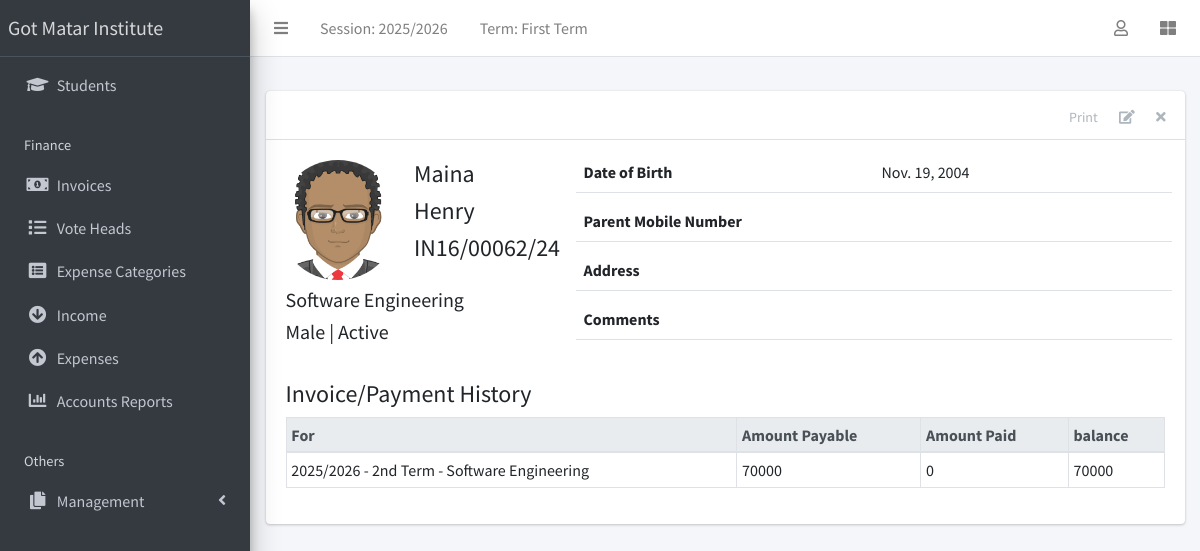
The app's page /student/13/ (signed in) with its own data.
### apps/corecode/models.py (models this page shows)
class AcademicSession(models.Model):
    name = models.CharField(max_length=200, unique=True)
    current = models.BooleanField(default=True)
    class Meta:
        ordering = ["-name"]
    def __str__(self):
        return self.name

class AcademicTerm(models.Model):
    name = models.CharField(max_length=20, unique=True)
    current = models.BooleanField(default=True)
    class Meta:
        ordering = ["name"]
    def __str__(self):
        return self.name

class StudentClass(models.Model):
    name = models.CharField(max_length=200, unique=True)
    class Meta:
        verbose_name = "Class"
        verbose_name_plural = "Classes"
        ordering = ["name"]
    def __str__(self):
        return self.name

### apps/students/models.py (models this page shows, shortened)
class Student(models.Model):
    STATUS_CHOICES = [("active", "Active"), ("inactive", "Inactive")]
    GENDER_CHOICES = [("male", "Male"), ("female", "Female")]
    current_status = models.CharField(
        max_length=10, choices=STATUS_CHOICES, default="active"
    )
    registration_number = models.CharField(max_length=200, unique=True)
    surname = models.CharField(max_length=200)
    firstname = models.CharField(max_length=200)
    other_name = models.CharField(max_length=200, blank=True)
    gender = models.CharField(max_length=10, choices=GENDER_CHOICES, default="male")
    date_of_birth = models.DateField(default=timezone.now)
    current_class = models.ForeignKey(
        StudentClass, on_delete=models.SET_NULL, blank=True, null=True
    )
    date_of_admission = models.DateField(default=timezone.now)
    mobile_num_regex = RegexValidator(
        regex="^[0-9]{10,15}$", message="Entered mobile number isn't in a right format!"
    )
    parent_mobile_number = models.CharField(
        validators=[mobile_num_regex], max_length=13, blank=True
    )
    address = models.TextField(blank=True)
    others = models.TextField(blank=True)
    passport = models.ImageField(blank=True, upload_to="students/passports/")
    class Meta:
        ordering = ["surname", "firstname", "other_name"]

### apps/finance/models.py (models this page shows, shortened)
class Invoice(models.Model):
    student = models.ForeignKey(Student, on_delete=models.CASCADE)
    session = models.ForeignKey(AcademicSession, on_delete=models.CASCADE)
    term = models.ForeignKey(AcademicTerm, on_delete=models.CASCADE)
    class_for = models.ForeignKey(StudentClass, on_delete=models.CASCADE)
    balance_from_previous_term = models.IntegerField(default=0)
    status = models.CharField(
        max_length=20,
        choices=[("active", "Active"), ("closed", "Closed")],
        default="active",
    )
    class Meta:
        ordering = ["student", "term"]
    def balance(self):
        payable = Decimal(self.total_amount_payable())
        paid = Decimal(self.total_amount_paid())
        bal = payable - paid
        return bal if bal >= Decimal('0.00') else Decimal('0.00')
    def amount_payable(self):
        items = InvoiceItem.objects.filter(invoice=self)
        total = 0
        for item in items:
            total += item.amount
        return total
    def total_amount_payable(self):
        return self.balance_from_previous_term + self.amount_payable()
    def total_amount_paid(self):
        receipts = Receipt.objects.filter(invoice=self)
        amount = 0
        for receipt in receipts:
            amount += receipt.amount_paid
        return amount

### apps/students/views.py (the view)
# urls.py: path("<int:pk>/", StudentDetailView.as_view(), name="student-detail"),
class StudentDetailView(LoginRequiredMixin, DetailView):
    model = Student
    template_name = "students/student_detail.html"
    def get_context_data(self, **kwargs):
        context = super(StudentDetailView, self).get_context_data(**kwargs)
        context["payments"] = Invoice.objects.filter(student=self.object)
        return context

### apps/corecode/context_processors.py (called while the page is built)
def site_defaults(request):
    current_session = AcademicSession.objects.get(current=True)
    current_term = AcademicTerm.objects.get(current=True)
    vals = SiteConfig.objects.all()
    contexts = {
        "current_session": current_session.name,
        "current_term": current_term.name,
        "main_college_system_url": settings.MAIN_COLLEGE_SYSTEM_URL,
    }
    for val in vals:
        contexts[val.key] = val.value
    return contexts

### apps/students/templates/students/student_detail.html (shortened to what this page needs)
{% extends 'base.html' %}
{% load static %}
{% block content-header %}
<div class="card-header">
  <div class="card-tools">
    <a href="#" class="btn btn-tool">Print</a>
    <a href="{% url 'student-update' object.id %}" class="btn btn-tool">
      <i class="fas fa-edit"></i>
    </a>
    <a href="{% url 'student-delete' object.id %}" class="btn btn-tool">
      <i class="fas fa-times"></i>
    </a>
  </div>
</div>
{% endblock content-header %}
{% block content %}
    <div class="row mb-4">
      <div class="col-sm-4">
        <div class="row mb-2">
          {% if object.passport %}
            <img
              src="{{ object.passport.url }}"
              class="float-left rounded-circle mr-3" style="width: 120px; height: 120px;">
          {% else %}
            <img
              src="{% static 'dist/img/avatar.png' %}"
              class="float-left rounded-circle mr-3" style="width: 120px; height: 120px;">
          {% endif %}
          <div class="float-right">
            <h4>{{ object.surname }} </h4>
            <h4>{{ object.firstname }} </h4>
            <h4>{{ object.registration_number }} </h4>
          </div>
        </div>
        <h5>{{ object.current_class }} </h5>
        <h5>{{ object.get_gender_display }} | {{ object.get_current_status_display }}</h5>
      </div>
      <div class="col-sm-8">
        <div>
          <div class="form-group border-bottom row">
            <label class="col">
              Date of Birth
            </label>
            <div class="col">
              {{ object.date_of_birth }}
            </div>
          </div>
          <div class="form-group border-bottom row">
            <label class="col">
              Parent Mobile Number
            </label>
            <div class="col">
            </div>
          </div>
          <div class="form-group border-bottom row">
            <label class="col">
              Address
            </label>
            <div class="col">
            </div>
          </div>
          <div class="form-group border-bottom row">
            <label class="col">
              Comments
            </label>
            <div class="col">
            </div>
          </div>
        </div>
      </div>
    </div>
    <h4>Invoice/Payment History</h4>
    {% if payments %}
      <table class="table table-sm table-bordered table-hover">
        <thead class="thead-light">
          <tr>
            <th>For</th>
            <th>Amount Payable</th>
            <th>Amount Paid</th>
            <th>balance</th>
          </tr>
        </thead>
        <tbody>
          {% for payment in payments %}
            <tr class='clickable-row' data-href="{% url 'invoice-detail' payment.id %}">
              <td>{{payment.session}} - {{payment.term}} - {{ payment.class_for}}</td>
              <td>{{payment.total_amount_payable}}</td>
              <td>{{payment.total_amount_paid}}</td>
              <td>{{payment.balance}}</td>
            </tr>
          {% endfor %}
        </tbody>
      </table>
    {% else %}
        <p>There are no payment history for {{object}}</p>
    {% endif %}
{% endblock content %}

### templates/base.html (shortened to what this page needs)
{% load static %}
<!DOCTYPE html>
<html lang="en">
<head>
  <link rel="stylesheet" href="{% static 'plugins/fontawesome-free/css/all.min.css' %}">
  <link rel="stylesheet" href="{% static 'plugins/toastr/toastr.min.css' %}">
  <link rel="stylesheet"
    href="{% static 'plugins/overlayScrollbars/css/OverlayScrollbars.min.css' %}">
  <link rel="stylesheet" href="{% static 'plugins/Datatables/datatables.min.css' %}" />
  <link rel="stylesheet" href="{% static 'dist/css/adminlte.min.css' %}">
</head>
<body
  class="hold-transition sidebar-mini layout-fixed layout-navbar-fixed layout-footer-fixed">
  <div class="wrapper">
    <nav class="main-header navbar navbar-expand navbar-white navbar-light">
      <ul class="navbar-nav">
        <li class="nav-item">
          <a class="nav-link" data-widget="pushmenu" href="#" role="button"><i
              class="fas fa-bars"></i></a>
        </li>
        <li class="nav-item d-none d-sm-inline-block">
          <a href="{% url 'current-session' %}" class="nav-link">Session: {{ current_session }}</a>
        </li>
        <li class="nav-item d-none d-sm-inline-block">
          <a href="{% url 'current-session' %}" class="nav-link">Term: {{ current_term }}</a>
        </li>
      </ul>
      <ul class="navbar-nav ml-auto">
        <li class="nav-item dropdown">
          <a class="nav-link" data-toggle="dropdown" href="#">
            <i class="far fa-user"></i>
          </a>
        </li>
        <li class="nav-item">
          <a class="nav-link" data-widget="control-sidebar" data-slide="true"
            href="#" role="button"><i class="fas fa-th-large"></i></a>
        </li>
      </ul>
    </nav>
    <aside class="main-sidebar sidebar-dark-primary elevation-4">
      <a href="{% if main_college_system_url %}{{ main_college_system_url }}{% else %}{% url 'home' %}{% endif %}" class="brand-link">Got Matar Institute</a>
      <div class="sidebar">
        <nav class="mt-2">
          <ul class="nav nav-pills nav-sidebar flex-column"
            data-widget="treeview" role="menu" data-accordion="false">
            <li class="nav-item">
              <a href="{% url 'student-list' %}" class="nav-link">
                <i class="nav-icon fas fa-graduation-cap"></i>
                <p>
                  Students
                </p>
              </a>
            </li>
            <li class="nav-header">Finance</li>
            <li class="nav-item">
              <a href="{% url 'invoice-list' %}" class="nav-link">
                <i class="nav-icon fas fa-money-bill-alt"></i>
                <p>
                  Invoices
                </p>
              </a>
            </li>
            <li class="nav-item">
              <a href="{% url 'votehead-list' %}" class="nav-link">
                <i class="nav-icon fas fa-list"></i>
                <p>Vote Heads</p>
              </a>
            </li>
            <li class="nav-item">
              <a href="{% url 'expensecategory-list' %}" class="nav-link">
                <i class="nav-icon fas fa-list-alt"></i>
                <p>Expense Categories</p>
              </a>
            </li>
            <li class="nav-item">
              <a href="{% url 'income-list' %}" class="nav-link">
                <i class="nav-icon fas fa-arrow-circle-down"></i>
                <p>Income</p>
              </a>
            </li>
            <li class="nav-item">
              <a href="{% url 'expense-list' %}" class="nav-link">
                <i class="nav-icon fas fa-arrow-circle-up"></i>
                <p>Expenses</p>
              </a>
            </li>
            <li class="nav-item">
              <a href="{% url 'summary-report' %}" class="nav-link">
                <i class="nav-icon fas fa-chart-bar"></i>
                <p>Accounts Reports</p>
              </a>
            </li>
            <li class="nav-header">Others</li>
            <li class="nav-item has-treeview">
              <a href="#" class="nav-link">
                <i class="nav-icon fas fa-copy"></i>
                <p>
                  Management
                  <i class="fas fa-angle-left right"></i>
                </p>
              </a>
            </li>
          </ul>
        </nav>
      </div>
    </aside>
    <div class="content-wrapper">
      <section class="content-header">
      </section>
      <section class="content">
        <div class="container-fluid">
          <div class="row">
            <div class="col-md-12">
              {% block fullcard %}
              <div class="card">
                {% block content-header %}{% endblock content-header %}
                <div class="card-body">
                  <div class="row">
                    <div class="col">
                      {% block content %}
                      {% endblock content %}
                    </div>
                  </div>
                </div>
              </div>
              {% endblock fullcard %}
            </div>
          </div>
        </div>
      </section>
    </div>
  </div>
</body>
</html>

### records on screen
AcademicSession: name "2025/2026"
AcademicTerm: name "First Term"
Student: surname "Maina", firstname "Henry", registration_number "IN16/00062/24", current_class "Software Engineering", gender "Male", current_status "Active", date_of_birth "Nov. 19, 2004"
Invoice: session "2025/2026", term "2nd Term", class_for "Software Engineering", total_amount_payable "70000", total_amount_paid "0", balance "70000"
